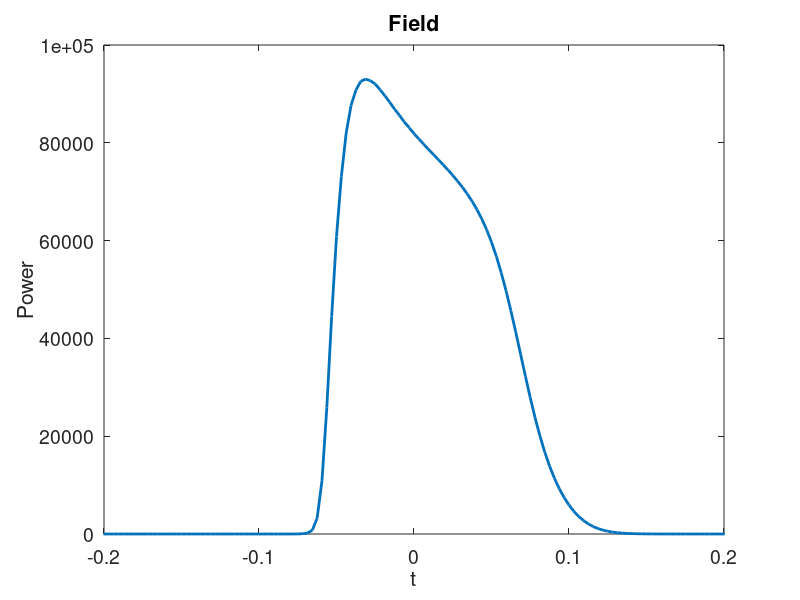
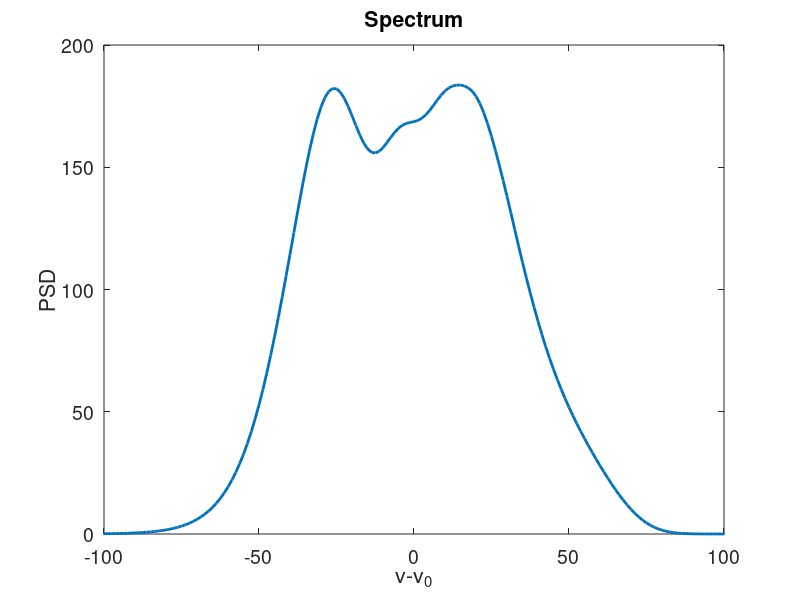
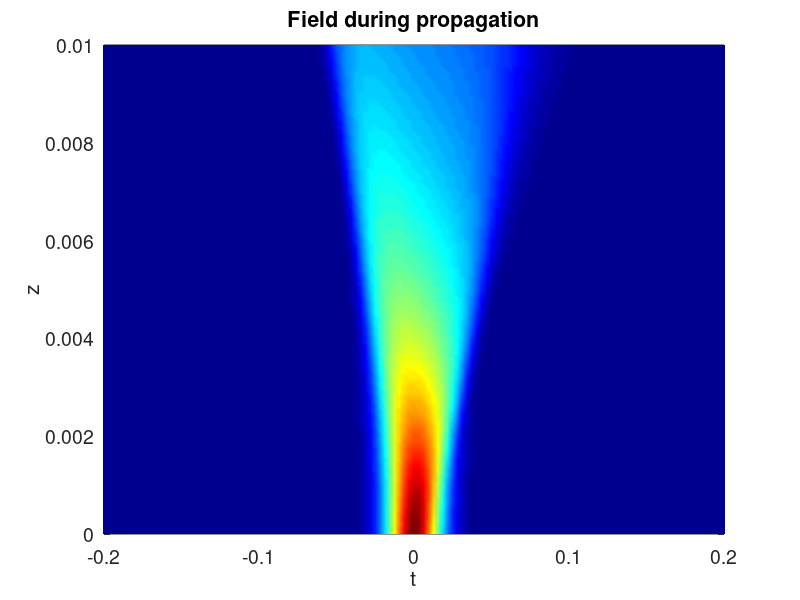
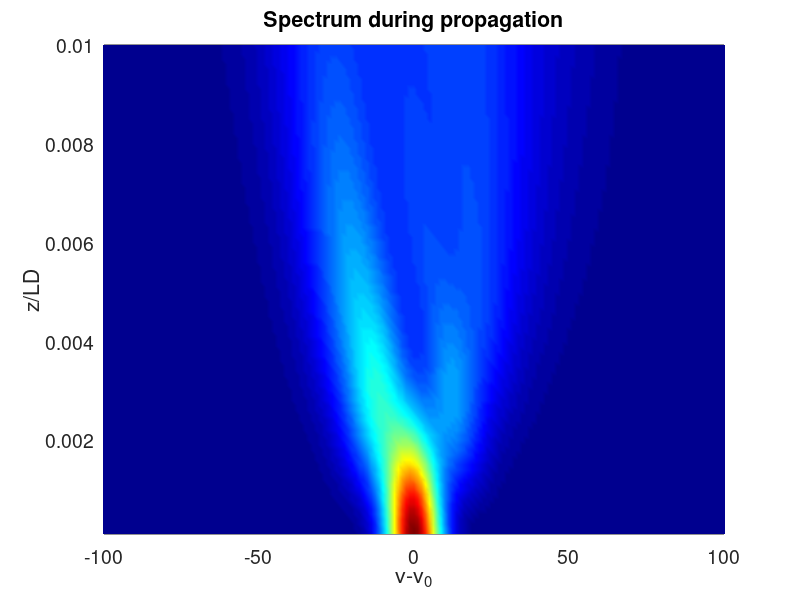

MATLAB code for these plots, in order:
% plotter of the SPM for verification of the 3D-GNLSE with GMMNLSE.
%

close all; clearvars;

load('verification_GMMNLSE.mat');
%% Plot
% Time
figure;
h = plot(t,abs(prop_output.fields(:,:,end)).^2);
xlim([-0.2,0.2]);
xlabel('t');
ylabel('Power');
title('Field');
set(h,'linewidth',2);
set(gca,'fontsize',14);

% Spectrum
figure;
h = plot(f-sim.f0,abs(fftshift(ifft(prop_output.fields(:,:,end)),1)).^2);
xlim([-100,100]);
xlabel('\nu-\nu_0');
ylabel('PSD');
title('Spectrum');
set(h,'linewidth',2);
set(gca,'fontsize',14);

% Comparison of time
figure;
[x,y] = meshgrid(t,prop_output.z);
pcolor(x,y,permute(abs(prop_output.fields(:,1,:)).^2,[3 1 2]));
shading interp; colormap(jet);
xlim([-0.2,0.2]);
xlabel('t');
ylabel('z');
title('Field during propagation');
set(gca,'fontsize',14);

% Comparison of spectra
figure;
[x,y] = meshgrid(f-sim.f0,prop_output.z(2:end));
pcolor(x,y,permute(abs(fftshift(ifft(prop_output.fields(:,1,2:end)),1)).^2,[3 1 2]));
xlim([-100,100]);
shading interp; colormap(jet);
xlabel('\nu-\nu_0');
ylabel('z/LD');
title('Spectrum during propagation');
set(gca,'fontsize',14);